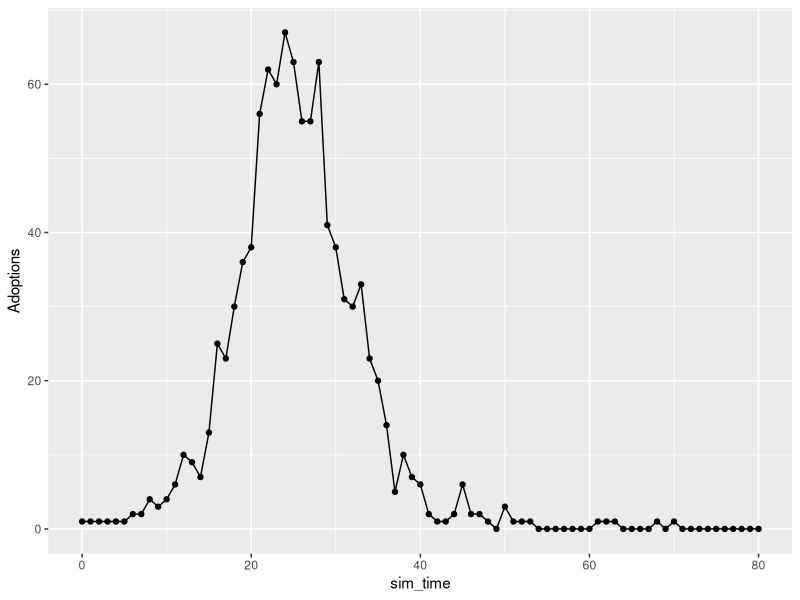
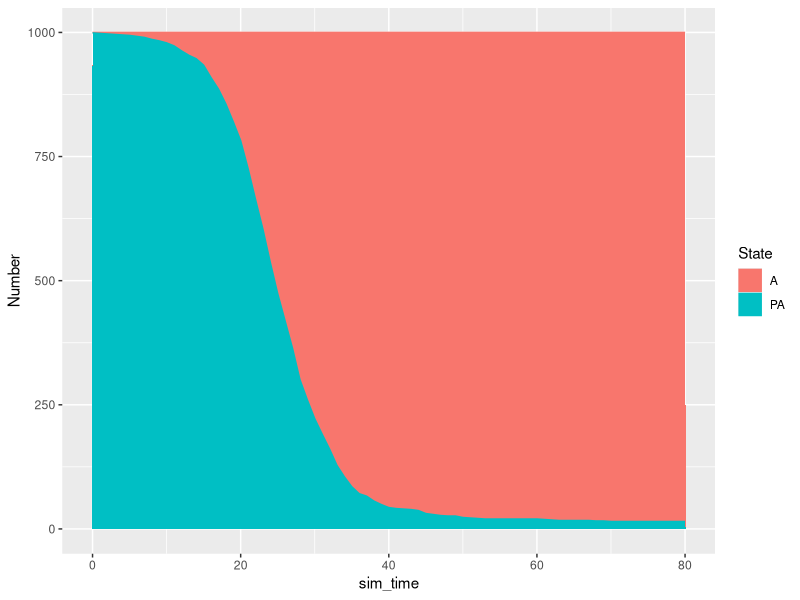

Recreate these plots in R, in order. (Note: this script raises an error after producing the figures.)
library(dplyr)
library(ggplot2)
library(tidyr)
library(purrr)
library(igraph)
library(furrr)
library(future)


create_network_df<- function(df){
  network_df1 <- tibble(FromAgent=as.integer(df[,1]),
                        ToAgent=as.integer(df[,2]))
  network_df2 <- tibble(FromAgent=as.integer(df[,2]),
                        ToAgent=as.integer(df[,1]))
  
  network_df <- dplyr::bind_rows(network_df1, network_df2) %>%
    dplyr::arrange(FromAgent,ToAgent)
  network_df
}

network_to_list <- function(N,net){
  agent_net <- vector(mode="list",length=N)
  names(agent_net) <- as.character(1:N)
  contacts <- group_split(net,FromAgent)
  names(contacts) <- map_chr(contacts,~first(.x$FromAgent))
  for(nam in names(contacts)){
    agent_net[[nam]] <- contacts[[nam]]
  }
  agent_net
}

# Generates a random network
generate_random_network <- function(N=1000,
                                    edge_mult=2,
                                    seed=F,
                                    seedVal=100){
  if(seed) set.seed(seedVal)
  graph       <- sample_gnm(n=N,m=N*edge_mult)
  gr_df       <- data.frame(get.edgelist(graph))
  net_df      <- create_network_df(gr_df) 
  sim_network <- network_to_list(N,net_df)
  list(N=N,
       graph=graph,
       network=sim_network)
}

#-------------------------------------------------------------------------------
# Function to run a single simulation
#-------------------------------------------------------------------------------
run_sim <- function(run_id=1,
                    net,
                    adopters=c(1),
                    end_time=50,
                    prob_spread=0.10,
                    seed=FALSE,
                    seed_val=100){
  if(seed) set.seed(seed_val)
  
  agent_ids <- 1:net$N
  
  # Create a tibble for agent information, this is stored for each time step
  agents <- tibble(
    run_id              = rep(run_id,length(agent_ids)),
    sim_time            = rep(0L,length(agent_ids)),
    agent_id            = agent_ids,
    num_connections     = rep(0L,length(agent_ids)),
    pa_state            = rep(FALSE,length(agent_ids)),
    a_state             = rep(FALSE,length(agent_ids)),
    change_to_a         = rep(FALSE,length(agent_ids)),
    change_state_time   = rep(NA,length(agent_ids))
  )
  
  # Initialise all agent's state, including adopter(s)
  agents[,"num_connections"] <- as.integer(degree(net$graph))
  agents[agents$agent_id %in% adopters,"pa_state"]    <- FALSE
  agents[agents$agent_id %in% adopters,"a_state"]       <- TRUE
  agents[!(agents$agent_id %in% adopters),"pa_state"]   <- TRUE
  agents[!(agents$agent_id %in% adopters),"a_state"]    <- FALSE
  agents[agents$agent_id==adopters,"change_state_time"] <- 0L
  
  # Create transitions table to log state changes for agents
  transitions <- tibble(
    agent_id        = integer(),
    sim_time        = integer(),
    state_pa_to_a   = logical()
  )
  
  # Record state changes for initial adopters
  transitions <- dplyr::add_row(transitions,
                                sim_time=0L,
                                agent_id=as.integer(adopters),
                                state_pa_to_a=TRUE)
  
  time <- 1:end_time
  agents$run_id <- run_id
  
  # Initialise tibble that will contain all states over time
  trace_sim <- agents
  
  # Start the simulation loop
  for(t in time){
    agents$sim_time <- as.integer(t)
    
    # Get the list of potential adopters that have connections
    # Return value as a vector (for convenience)
    pa_list <- agents[agents$pa_state==TRUE & agents$num_connections > 0,
                      "agent_id",
                      drop=T]
    
    # If there are potential adopters, loop through these
    if(length(pa_list) > 0){
      
      for(a in pa_list){
        # Find all neighbours of agent a
        neighbours <- net$network[as.character(a)][[1]][,"ToAgent",drop=T]
        
        # Find which neighbours are adoptors (get agent ids as a vector)
        neigh_adopters <- agents[agents$agent_id %in% neighbours & 
                                   agents$a_state ==TRUE,
                                 "agent_id",
                                 drop=T]
        
        # Calculate the probability of adoption using Reed-Frost
        lambda <- 1 - (1 - prob_spread) ^ length(neigh_adopters)
        
        # Simulate random draw to decide if transition happens
        rn <- runif(1)
        if(rn < lambda ){
          # Mark agent for state change
          agents[agents$agent_id==a,"change_to_a"] <- TRUE
          # Record state change time
          agents[agents$agent_id==a,"change_state_time"] <- t
        }
      }
      
      # End of day --> Now Flip states for those that have changed from pa to a
      targets <- agents[agents$change_to_a==TRUE,"agent_id",drop=TRUE] 
      agents[agents$change_to_a==TRUE,"pa_state"]     <- FALSE
      agents[agents$change_to_a==TRUE,"a_state"]      <- TRUE
      agents[agents$change_to_a==TRUE,"change_to_a"]  <- FALSE
      
      # Log the flip event as a transition
      transitions <- dplyr::add_row(transitions,
                                    sim_time=as.integer(t),
                                    agent_id=as.integer(targets),
                                    state_pa_to_a=TRUE)
      
    }
    
    # Append agents states to overall list
    trace_sim <- dplyr::bind_rows(trace_sim,
                                  agents)
  } #End of simulation
  
  # Organise and return all results, including transition information
  agent_sim_full <- dplyr::left_join(trace_sim,
                                     transitions,
                                     by=c("sim_time","agent_id"))
}

#-------------------------------------------------------------------------------
# Run one simulation
#-------------------------------------------------------------------------------
net <- generate_random_network(1000,seed=T)
names(net)
table(degree(net$graph))

res <- run_sim(net = net,
               end_time = 80)
dplyr::glimpse(res)

res %>% dplyr::filter(agent_id %in% 1:10,state_pa_to_a==TRUE) %>%
  dplyr::select(run_id,agent_id,sim_time,state_pa_to_a)


ar <- res %>%
  dplyr::group_by(sim_time) %>%
  dplyr::summarise(Adoptions=sum(state_pa_to_a,na.rm = T)) %>%
  dplyr::ungroup()
ar

p1 <- ggplot(ar,aes(x=sim_time,y=Adoptions))+geom_point()+geom_line()
p1

states <- res %>% 
  dplyr::group_by(sim_time) %>% 
  dplyr::summarise(PA=sum(pa_state),A=sum(a_state)) %>%
  tidyr::pivot_longer(PA:A,
                      names_to = "State",
                      values_to = "Number")
p2 <- ggplot(states,aes(x=sim_time,y=Number,colour=State,fill=State))+geom_area()
p2

not_adopted <- res %>% 
  dplyr::filter(sim_time==80,pa_state==TRUE) %>%
  dplyr::pull(num_connections) %>%
  table()
not_adopted


#-------------------------------------------------------------------------------
# Run multiple simulations
#-------------------------------------------------------------------------------
net <- generate_random_network(1000,seed=T)
conns <- degree(net$graph)
inits <- c(Lowest=which(conns == 1)[1], 
           Highest=which(conns == max(conns))[1],
           Mean=which(conns == floor(mean(conns)))[1])
inits

plan(multisession)

NSim <- 9
sims  <- furrr::future_map2(1:NSim,
                            rep(inits,NSim/3),
                            ~run_sim(run_id = .x,
                                     net    = net,
                                     adopters = .y,
                                     end_time = 80),
                            .options = furrr_options(seed = T)) %>%
  dplyr::bind_rows()
sims

ar <- sims %>%
  dplyr::group_by(run_id,sim_time) %>%
  dplyr::summarise(Adoptions=sum(state_pa_to_a,na.rm = T)) %>%
  dplyr::mutate(run_desc=case_when(
    run_id %% 3 == 1 ~ "Lowest Connections",
    run_id %% 3 == 2 ~ "Highest Connections",
    run_id %% 3 == 0 ~ "Mean Connections")) %>%
  dplyr::ungroup()

p1 <- ggplot(ar,aes(x=sim_time,y=Adoptions,group=run_id,colour=run_desc))+
  geom_point()+geom_line()+facet_wrap(~run_desc,nrow = 3)
p1

quants <- ar %>% 
  dplyr::group_by(run_desc,sim_time) %>%
  dplyr::summarise(Q05=quantile(Adoptions,0.05),
                   Q95=quantile(Adoptions,0.95),
                   Mean=mean(Adoptions)) %>%
  dplyr::ungroup()

quants

p4 <- ggplot(quants,aes(x=sim_time,y=Mean,colour=run_desc,group=run_desc))+
  geom_ribbon(aes(ymin=Q05,ymax=Q95,fill=run_desc,group=run_desc),alpha=0.2)+
  geom_line(size=2)

p4
